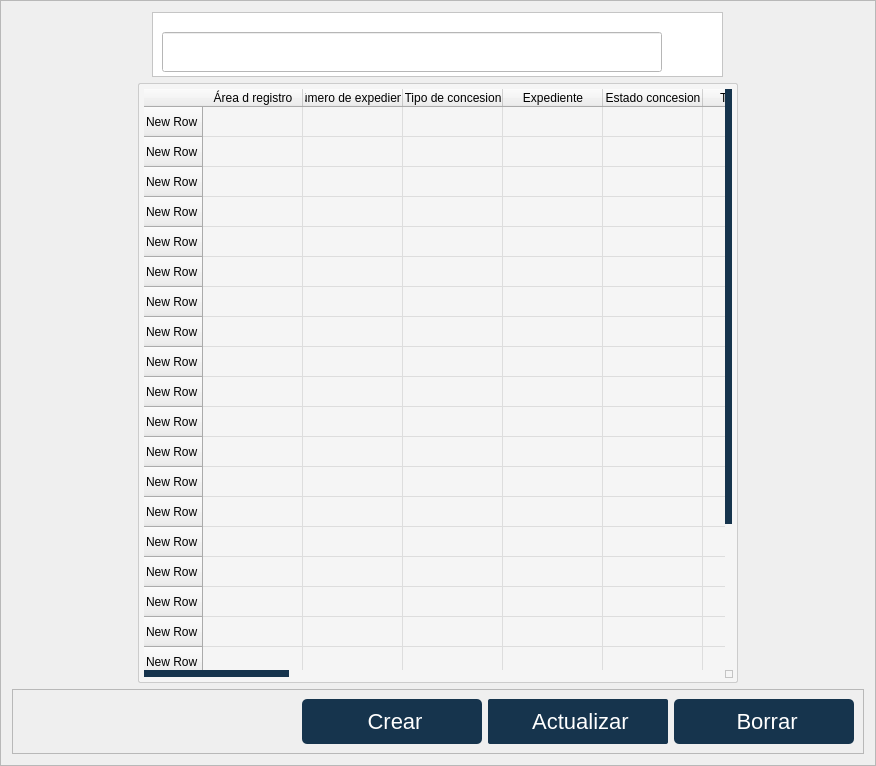
              <widget class="QFrame" name="frame_5">
               <property name="minimumSize">
                <size>
                 <width>500</width>
                 <height>0</height>
                </size>
               </property>
               <property name="styleSheet">
                <string notr="true"/>
               </property>
               <property name="frameShape">
                <enum>QFrame::StyledPanel</enum>
               </property>
               <property name="frameShadow">
                <enum>QFrame::Raised</enum>
               </property>
               <layout class="QGridLayout" name="gridLayout_3">
                <item row="2" column="1">
                 <widget class="QFrame" name="frame_4">
                  <property name="sizePolicy">
                   <sizepolicy hsizetype="Preferred" vsizetype="Fixed">
                    <horstretch>0</horstretch>
                    <verstretch>0</verstretch>
                   </sizepolicy>
                  </property>
                  <property name="minimumSize">
                   <size>
                    <width>0</width>
                    <height>50</height>
                   </size>
                  </property>
                  <property name="frameShape">
                   <enum>QFrame::StyledPanel</enum>
                  </property>
                  <property name="frameShadow">
                   <enum>QFrame::Raised</enum>
                  </property>
                  <layout class="QHBoxLayout" name="horizontalLayout_2">
                   <item>
                    <spacer name="horizontalSpacer">
                     <property name="orientation">
                      <enum>Qt::Horizontal</enum>
                     </property>
                     <property name="sizeType">
                      <enum>QSizePolicy::Fixed</enum>
                     </property>
                     <property name="sizeHint" stdset="0">
                      <size>
                       <width>280</width>
                       <height>20</height>
                      </size>
                     </property>
                    </spacer>
                   </item>
                   <item alignment="Qt::AlignRight">
                    <widget class="QPushButton" name="BtnCrear">
                     <property name="sizePolicy">
                      <sizepolicy hsizetype="Fixed" vsizetype="Fixed">
                       <horstretch>0</horstretch>
                       <verstretch>0</verstretch>
                      </sizepolicy>
                     </property>
                     <property name="minimumSize">
                      <size>
                       <width>180</width>
                       <height>45</height>
                      </size>
                     </property>
                     <property name="cursor">
                      <cursorShape>PointingHandCursor</cursorShape>
                     </property>
                     <property name="styleSheet">
                      <string notr="true">QPushButton {
    background-color: #16344D; /* Color de fondo */
    border-radius: 5px; /* Bordes redondeados */
    color: white; /* Color del texto */
    padding: 5px 10px; /* Espaciado interno */
    border: none; /* Elimina el borde predeterminado */
    font-size: 22px; /* Tamaño de fuente */
    text-align: center; /* Alinea el texto a la izquierda */
}

QPushButton:hover {
    background-color: #4C6D8C; /* Color de fondo al pasar el mouse */
    box-shadow: 0 0 10px rgba(0, 0, 0, 0.5); /* Sombra al pasar el mouse */
    transform: scale(1.02); /* Ligero aumento al pasar el mouse */
    transition: all 0.3s ease-in-out; /* Transición suave */
}

QPushButton::icon {
    padding-right: 5px; /* Espaciado entre el icono y el texto */
}
</string>
                     </property>
                     <property name="text">
                      <string> Crear</string>
                     </property>
                     <property name="icon">
                      <iconset>
                       <normaloff>../../assets/iconos/anadir.png</normaloff>../../assets/iconos/anadir.png</iconset>
                     </property>
                     <property name="iconSize">
                      <size>
                       <width>24</width>
                       <height>24</height>
                      </size>
                     </property>
                    </widget>
                   </item>
                   <item alignment="Qt::AlignRight">
                    <widget class="QPushButton" name="BtnActualizar">
                     <property name="sizePolicy">
                      <sizepolicy hsizetype="Fixed" vsizetype="Fixed">
                       <horstretch>0</horstretch>
                       <verstretch>0</verstretch>
                      </sizepolicy>
                     </property>
                     <property name="minimumSize">
                      <size>
                       <width>180</width>
                       <height>45</height>
                      </size>
                     </property>
                     <property name="cursor">
                      <cursorShape>PointingHandCursor</cursorShape>
                     </property>
                     <property name="styleSheet">
                      <string notr="true">QPushButton {
    background-color: #16344D; /* Color de fondo */
    border-radius: 2px; /* Bordes redondeados */
    color: white; /* Color del texto */
    padding: 5px 10px; /* Espaciado interno */
    border: none; /* Elimina el borde predeterminado */
    font-size: 22px; /* Tamaño de fuente */
    text-align: Center; /* Alinea el texto a la izquierda */
}

QPushButton:hover {
    background-color: #525C5E; /* Color de fondo al pasar el mouse */
    box-shadow: 0 0 10px rgba(0, 0, 0, 0.5); /* Sombra al pasar el mouse */
    transform: scale(1.02); /* Ligero aumento al pasar el mouse */
    transition: all 0.3s ease-in-out; /* Transición suave */
}

QPushButton::icon {
    padding-right: 5px; /* Espaciado entre el icono y el texto */
}
</string>
                     </property>
                     <property name="text">
                      <string> Actualizar</string>
                     </property>
                     <property name="icon">
                      <iconset>
                       <normaloff>../../assets/iconos/actualizar-flecha.png</normaloff>../../assets/iconos/actualizar-flecha.png</iconset>
                     </property>
                     <property name="iconSize">
                      <size>
                       <width>24</width>
                       <height>24</height>
                      </size>
                     </property>
                    </widget>
                   </item>
                   <item alignment="Qt::AlignRight">
                    <widget class="QPushButton" name="BtnBorrar">
                     <property name="sizePolicy">
                      <sizepolicy hsizetype="Fixed" vsizetype="Fixed">
                       <horstretch>0</horstretch>
                       <verstretch>0</verstretch>
                      </sizepolicy>
                     </property>
                     <property name="minimumSize">
                      <size>
                       <width>180</width>
                       <height>45</height>
                      </size>
                     </property>
                     <property name="cursor">
                      <cursorShape>PointingHandCursor</cursorShape>
                     </property>
                     <property name="styleSheet">
                      <string notr="true">QPushButton {
    background-color: #16344D; /* Color de fondo */
    border-radius: 5px; /* Bordes redondeados */
    color: white; /* Color del texto */
    padding: 5px 10px; /* Espaciado interno */
    border: none; /* Elimina el borde predeterminado */
    font-size: 22px; /* Tamaño de fuente */
    text-align: center; /* Alinea el texto a la izquierda */
}

QPushButton:hover {
    background-color: #D32F2F ; /* Color de fondo al pasar el mouse */
    box-shadow: 0 0 10px rgba(0, 0, 0, 0.5); /* Sombra al pasar el mouse */
    transform: scale(1.02); /* Ligero aumento al pasar el mouse */
    transition: all 0.3s ease-in-out; /* Transición suave */
}

QPushButton::icon {
    padding-right: 5px; /* Espaciado entre el icono y el texto */
}
</string>
                     </property>
                     <property name="text">
                      <string> Borrar</string>
                     </property>
                     <property name="icon">
                      <iconset>
                       <normaloff>../../assets/iconos/borrar.png</normaloff>../../assets/iconos/borrar.png</iconset>
                     </property>
                     <property name="iconSize">
                      <size>
                       <width>28</width>
                       <height>28</height>
                      </size>
                     </property>
                    </widget>
                   </item>
                  </layout>
                 </widget>
                </item>
                <item row="0" column="1" alignment="Qt::AlignHCenter">
                 <widget class="QFrame" name="frame_3">
                  <property name="sizePolicy">
                   <sizepolicy hsizetype="Preferred" vsizetype="Fixed">
                    <horstretch>0</horstretch>
                    <verstretch>0</verstretch>
                   </sizepolicy>
                  </property>
                  <property name="minimumSize">
                   <size>
                    <width>250</width>
                    <height>50</height>
                   </size>
                  </property>
                  <property name="styleSheet">
                   <string notr="true">background-color: rgb(255, 255, 255);</string>
                  </property>
                  <property name="frameShape">
                   <enum>QFrame::StyledPanel</enum>
                  </property>
                  <property name="frameShadow">
                   <enum>QFrame::Raised</enum>
                  </property>
                  <layout class="QHBoxLayout" name="horizontalLayout_4">
                   <item>
                    <widget class="QLineEdit" name="Linebuscador">
                     <property name="sizePolicy">
                      <sizepolicy hsizetype="Fixed" vsizetype="Fixed">
                       <horstretch>0</horstretch>
                       <verstretch>0</verstretch>
                      </sizepolicy>
                     </property>
                     <property name="minimumSize">
                      <size>
                       <width>500</width>
                       <height>40</height>
                      </size>
                     </property>
                     <property name="maximumSize">
                      <size>
                       <width>300</width>
                       <height>25</height>
                      </size>
                     </property>
                     <property name="styleSheet">
                      <string notr="true">QLineEdit {

    background-color: #f5f5f5; /* Gris más claro cuando se escribe */
    border: none; /* Sin bordes generales */
    border-bottom: 1px solid #000000; /* Solo borde inferior inicial */
    border-radius: 4px; /* Sin bordes redondeados */
    padding: 5px; /* Espaciado interno */
    font: 18px;
QLineEdit {

    background-color: #f5f5f5; /* Gris más claro cuando se escribe */
    border: none; /* Sin bordes generales */
    border-bottom: 1px solid #000000; /* Solo borde inferior inicial */
    border-radius: 0px; /* Sin bordes redondeados */
    padding: 5px; /* Espaciado interno */
    font: 10px;

	margin-right: 8px; /* Margen a la derecha de 10px */
}

/* Al pasar el mouse, se agregan los bordes izquierdo y derecho */
QLineEdit:hover {
    border-bottom: 2px solid #16344D; /* Mantiene el borde inferior */
}

/* Al hacer clic (foco), se mantiene igual que el hover */
QLineEdit:focus {
    border-bottom: 2px solid #16344D;
    background-color: #e0e0e0; /* Gris más claro cuando se escribe */
    box-shadow: 0 0 5px rgba(0, 0, 0, 0.3); /* Sombra opcional al activar */
}

}

/* Al pasar el mouse, se agregan los bordes izquierdo y derecho */
QLineEdit:hover {
    border-bottom: 2px solid #16344D; /* Mantiene el borde inferior */
}

/* Al hacer clic (foco), se mantiene igual que el hover */
QLineEdit:focus {
    border-bottom: 2px solid #16344D;
    background-color: #e0e0e0; /* Gris más claro cuando se escribe */
    box-shadow: 0 0 5px rgba(0, 0, 0, 0.3); /* Sombra opcional al activar */
}
</string>
                     </property>
                    </widget>
                   </item>
                   <item>
                    <widget class="QToolButton" name="toolButton_2">
                     <property name="minimumSize">
                      <size>
                       <width>45</width>
                       <height>45</height>
                      </size>
                     </property>
                     <property name="maximumSize">
                      <size>
                       <width>30</width>
                       <height>30</height>
                      </size>
                     </property>
                     <property name="styleSheet">
                      <string notr="true">border:none;</string>
                     </property>
                     <property name="text">
                      <string/>
                     </property>
                     <property name="icon">
                      <iconset>
                       <normaloff>../../assets/iconos/people.png</normaloff>../../assets/iconos/people.png</iconset>
                     </property>
                     <property name="iconSize">
                      <size>
                       <width>32</width>
                       <height>32</height>
                      </size>
                     </property>
                     <property name="toolButtonStyle">
                      <enum>Qt::ToolButtonTextBesideIcon</enum>
                     </property>
                    </widget>
                   </item>
                  </layout>
                 </widget>
                </item>
                <item row="1" column="1" alignment="Qt::AlignHCenter">
                 <widget class="QTableWidget" name="TablaPersonal">
                  <property name="sizePolicy">
                   <sizepolicy hsizetype="Fixed" vsizetype="Fixed">
                    <horstretch>0</horstretch>
                    <verstretch>0</verstretch>
                   </sizepolicy>
                  </property>
                  <property name="minimumSize">
                   <size>
                    <width>600</width>
                    <height>600</height>
                   </size>
                  </property>
                  <property name="styleSheet">
                   <string notr="true">QTableWidget {
    background-color: #f5f5f5; /* Fondo gris claro */
    border: 1px solid #CCCCCC; /* Borde suave */
    border-radius: 2px; /* Bordes redondeados */
    font-size: 18px; /* Tamaño de fuente */
    padding: 5px; /* Espaciado interno */
    gridline-color: #DDDDDD; /* Color de las líneas de la cuadrícula */
}

QTableWidget::item {
    padding: 5px; /* Espaciado de las celdas */
    border-radius: 2px; /* Bordes redondeados en las celdas */
}

QTableWidget::item:hover {
    background-color: #f0f0f0; /* Fondo claro al pasar el mouse */
    color: #16344D; /* Texto azul al pasar el mouse */
}

/* Barra de desplazamiento vertical y horizontal */
QScrollBar:vertical, QScrollBar:horizontal {
	
    border-radius: 15px; /* Bordes redondeados */
    background-color: #f5f5f5; /* Fondo gris claro */
    width: 7px; /* Ancho de la barra vertical */
    height: 7px; /* Alto de la barra horizontal */
}

/* Manejador de la barra de desplazamiento (el &quot;handle&quot;) */
QScrollBar::handle:vertical, QScrollBar::handle:horizontal {
    background-color: #16344D; /* Barra de desplazamiento en azul */
    border-radius: 15px; /* Bordes redondeados */
    min-height: 10px; /* Tamaño mínimo de la barra de desplazamiento vertical */
    min-width: 10px; /* Tamaño mínimo de la barra de desplazamiento horizontal */
}

/* Efecto cuando el mouse pasa por encima del manejador */
QScrollBar::handle:vertical:hover, QScrollBar::handle:horizontal:hover {
    background-color: #1A4567; /* Fondo más oscuro al pasar el mouse */
}

/* Líneas de los botones de desplazamiento (arriba/abajo o izquierda/derecha) */
QScrollBar::add-line:vertical, QScrollBar::sub-line:vertical,
QScrollBar::add-line:horizontal, QScrollBar::sub-line:horizontal {
    background: none; /* Quitar los botones de desplazamiento */
}

/* Flechas de los botones de desplazamiento */
QScrollBar::up-arrow:vertical, QScrollBar::down-arrow:vertical,
QScrollBar::left-arrow:horizontal, QScrollBar::right-arrow:horizontal {
    background: none; /* Quitar las flechas */
}
</string>
                  </property>
                  <row>
                   <property name="text">
                    <string>New Row</string>
                   </property>
                  </row>
                  <row>
                   <property name="text">
                    <string>New Row</string>
                   </property>
                  </row>
                  <row>
                   <property name="text">
                    <string>New Row</string>
                   </property>
                  </row>
                  <row>
                   <property name="text">
                    <string>New Row</string>
                   </property>
                  </row>
                  <row>
                   <property name="text">
                    <string>New Row</string>
                   </property>
                  </row>
                  <row>
                   <property name="text">
                    <string>New Row</string>
                   </property>
                  </row>
                  <row>
                   <property name="text">
                    <string>New Row</string>
                   </property>
                  </row>
                  <row>
                   <property name="text">
                    <string>New Row</string>
                   </property>
                  </row>
                  <row>
                   <property name="text">
                    <string>New Row</string>
                   </property>
                  </row>
                  <row>
                   <property name="text">
                    <string>New Row</string>
                   </property>
                  </row>
                  <row>
                   <property name="text">
                    <string>New Row</string>
                   </property>
                  </row>
                  <row>
                   <property name="text">
                    <string>New Row</string>
                   </property>
                  </row>
                  <row>
                   <property name="text">
                    <string>New Row</string>
                   </property>
                  </row>
                  <row>
                   <property name="text">
                    <string>New Row</string>
                   </property>
                  </row>
                  <row>
                   <property name="text">
                    <string>New Row</string>
                   </property>
                  </row>
                  <row>
                   <property name="text">
                    <string>New Row</string>
                   </property>
                  </row>
                  <row>
                   <property name="text">
                    <string>New Row</string>
                   </property>
                  </row>
                  <row>
                   <property name="text">
                    <string>New Row</string>
                   </property>
                  </row>
                  <row>
                   <property name="text">
                    <string>New Row</string>
                   </property>
                  </row>
                  <row>
                   <property name="text">
                    <string>New Row</string>
                   </property>
                  </row>
                  <row>
                   <property name="text">
                    <string>New Row</string>
                   </property>
                  </row>
                  <row>
                   <property name="text">
                    <string>New Row</string>
                   </property>
                  </row>
                  <row>
                   <property name="text">
                    <string>New Row</string>
                   </property>
                  </row>
                  <row>
                   <property name="text">
                    <string>New Row</string>
                   </property>
                  </row>
                  <column>
                   <property name="text">
                    <string>Área d registro</string>
                   </property>
                   <property name="textAlignment">
                    <set>AlignCenter</set>
                   </property>
                  </column>
                  <column>
                   <property name="text">
                    <string>Número de expediente</string>
                   </property>
                   <property name="textAlignment">
                    <set>AlignCenter</set>
                   </property>
                  </column>
                  <column>
                   <property name="text">
                    <string>Tipo de concesion</string>
                   </property>
                   <property name="textAlignment">
                    <set>AlignCenter</set>
                   </property>
                  </column>
                  <column>
                   <property name="text">
                    <string>Expediente</string>
                   </property>
                   <property name="textAlignment">
                    <set>AlignCenter</set>
                   </property>
                  </column>
                  <column>
                   <property name="text">
                    <string>Estado concesion</string>
                   </property>
                   <property name="textAlignment">
                    <set>AlignCenter</set>
                   </property>
                  </column>
                  <column>
                   <property name="text">
                    <string>Tipo usuario</string>
                   </property>
                   <property name="textAlignment">
                    <set>AlignCenter</set>
                   </property>
                  </column>
                  <column>
                   <property name="text">
                    <string>Tipo documento</string>
                   </property>
                   <property name="textAlignment">
                    <set>AlignCenter</set>
                   </property>
                  </column>
                  <column>
                   <property name="text">
                    <string>Numero documento</string>
                   </property>
                   <property name="textAlignment">
                    <set>AlignCenter</set>
                   </property>
                  </column>
                  <column>
                   <property name="text">
                    <string>Razon social</string>
                   </property>
                   <property name="textAlignment">
                    <set>AlignCenter</set>
                   </property>
                  </column>
                  <column>
                   <property name="text">
                    <string>Representante legal</string>
                   </property>
                   <property name="textAlignment">
                    <set>AlignCenter</set>
                   </property>
                  </column>
                  <column>
                   <property name="text">
                    <string>Fecha radicado</string>
                   </property>
                   <property name="textAlignment">
                    <set>AlignCenter</set>
                   </property>
                  </column>
                  <column>
                   <property name="text">
                    <string>Dirección</string>
                   </property>
                   <property name="textAlignment">
                    <set>AlignCenter</set>
                   </property>
                  </column>
                  <column>
                   <property name="text">
                    <string>Teléfono</string>
                   </property>
                   <property name="textAlignment">
                    <set>AlignCenter</set>
                   </property>
                  </column>
                  <column>
                   <property name="text">
                    <string>Correo</string>
                   </property>
                   <property name="textAlignment">
                    <set>AlignCenter</set>
                   </property>
                  </column>
                  <column>
                   <property name="text">
                    <string>Certificado libertad</string>
                   </property>
                   <property name="textAlignment">
                    <set>AlignCenter</set>
                   </property>
                  </column>
                  <column>
                   <property name="text">
                    <string>Costo total</string>
                   </property>
                   <property name="textAlignment">
                    <set>AlignCenter</set>
                   </property>
                  </column>
                  <column>
                   <property name="text">
                    <string>Número liquidacion</string>
                   </property>
                   <property name="textAlignment">
                    <set>AlignCenter</set>
                   </property>
                  </column>
                  <column>
                   <property name="text">
                    <string>Valor recibo </string>
                   </property>
                   <property name="textAlignment">
                    <set>AlignCenter</set>
                   </property>
                  </column>
                  <column>
                   <property name="text">
                    <string>Valor tabla unica</string>
                   </property>
                   <property name="textAlignment">
                    <set>AlignCenter</set>
                   </property>
                  </column>
                  <column>
                   <property name="text">
                    <string>Tarifa a cobrar</string>
                   </property>
                   <property name="textAlignment">
                    <set>AlignCenter</set>
                   </property>
                  </column>
                 </widget>
                </item>
               </layout>
              </widget>
